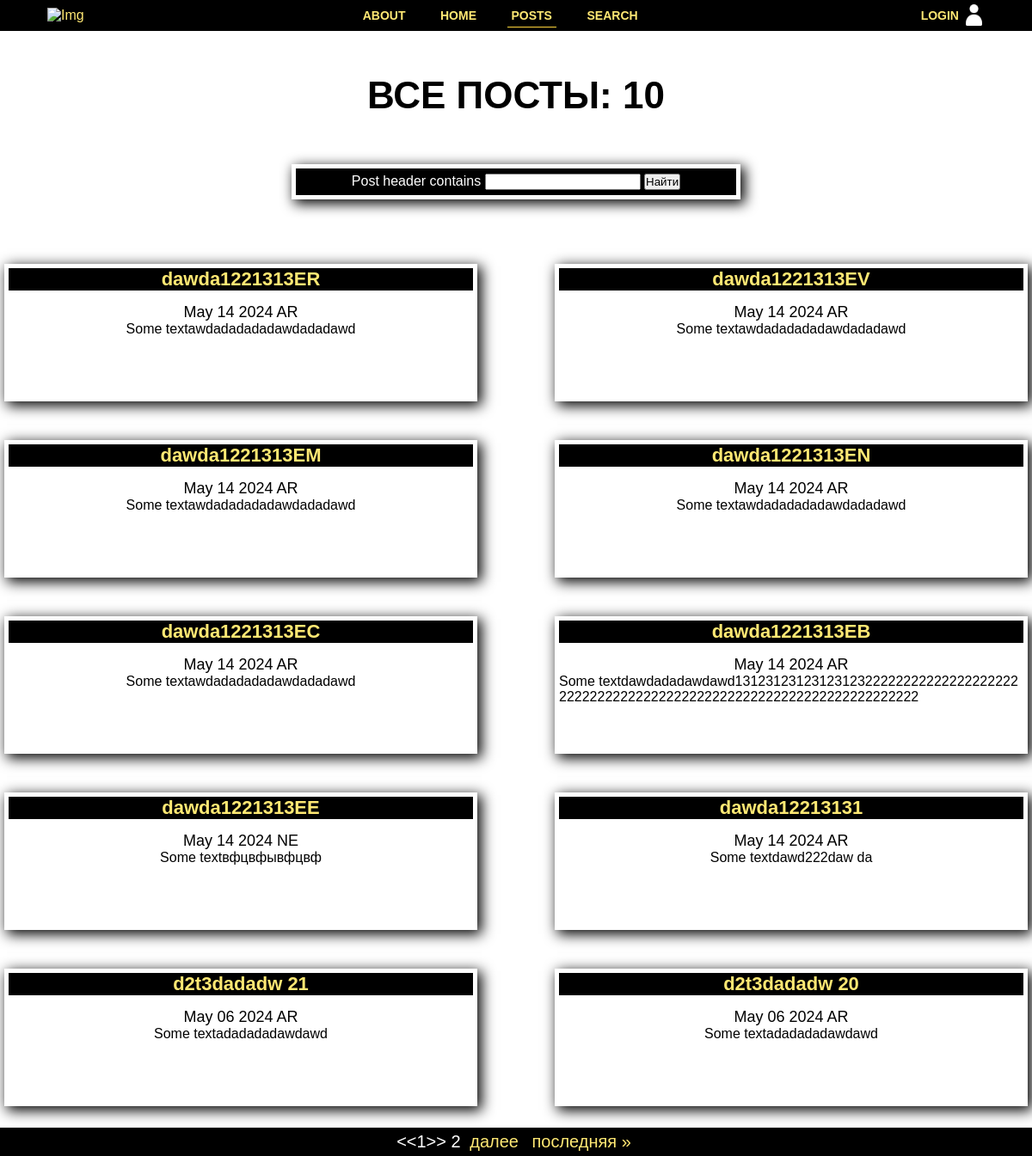
/posts/, run on an earlier commit of the app's database.
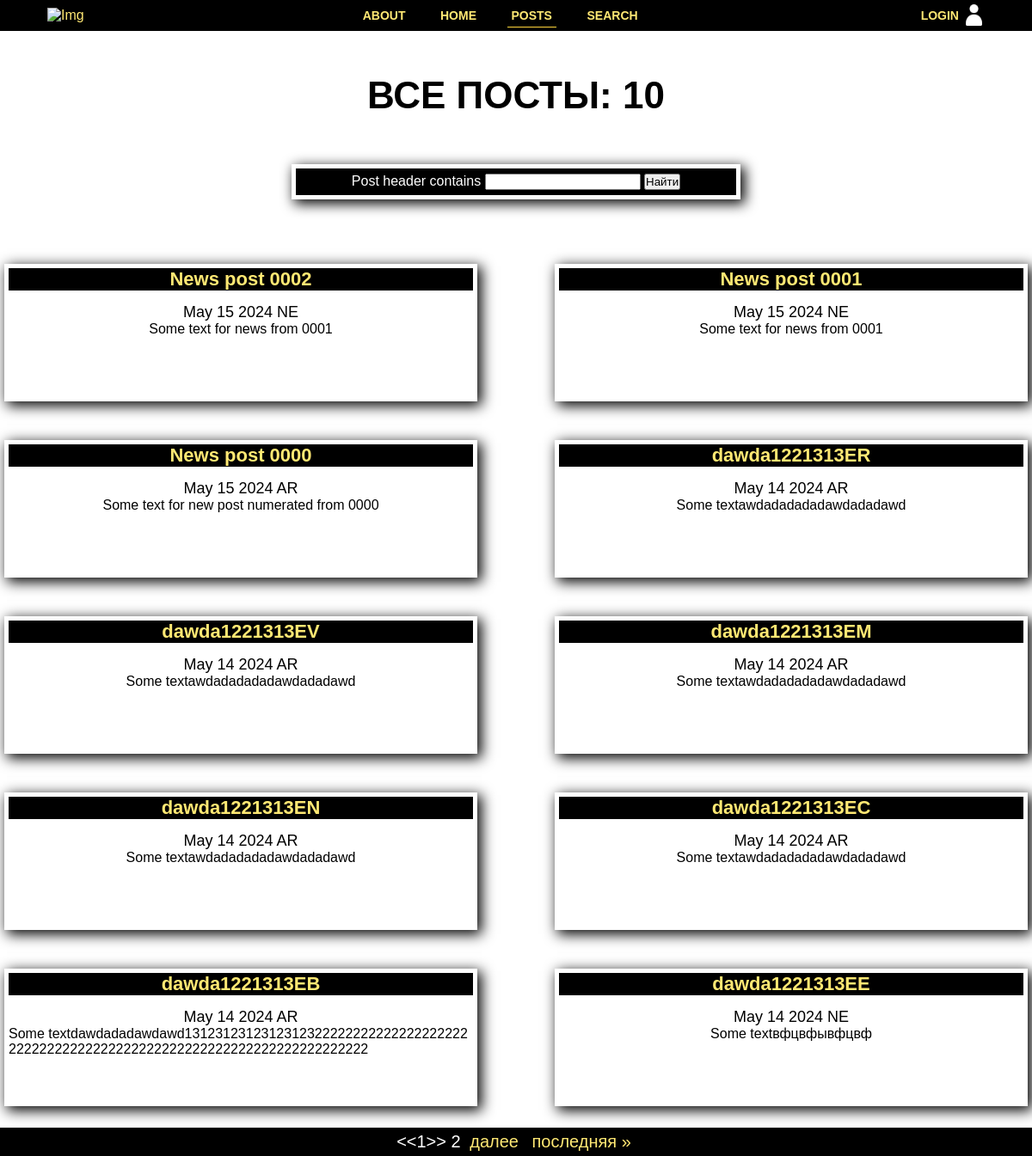
And on a later commit of the database.
### news/models.py (models this page shows, shortened)
class Post(models.Model):
    class PostType(models.TextChoices):
        news = 'NE', _('Новость')
        article = 'AR', _('Статья')
    author = models.ForeignKey(Author, on_delete=models.CASCADE)
    choise = models.CharField(
        max_length=2,
        choices=PostType,
        default=PostType.news
    )
    creation_date = models.DateTimeField(auto_now_add=True)
    post_header = models.CharField(max_length=64)
    post_text = models.TextField(default='Some text', max_length=512)
    rating = models.IntegerField(default=0)
    category = models.ManyToManyField(Category, through='PostCategory')

### news/views.py (the view)
# urls.py: path('', PostsList.as_view(), name='posts'),
class PostsList(ListView):
    model = Post
    ordering = '-creation_date'
    template_name = 'posts.html'
    context_object_name = 'posts'
    paginate_by = 10
    def get_queryset(self):
        queryset = super().get_queryset()
        self.filterset = PostSearchFilter(self.request.GET, queryset)
        return self.filterset.qs
    def get_context_data(self, **kwargs):
        context = super().get_context_data(**kwargs)
        context['filterset'] = self.filterset
        return context

### news/templatetags/custom_filters.py (called while the page is built)
@register.filter()
def censor(value: str):
    try:
        if type(value) is str:
            for word in BAD_WORDS:
                if word in value:
                    value = value.replace(word, f"{word[0]}"+"*"*(len(word)-1))
                if word.capitalize() in value:
                    value = value.replace(word.capitalize(), f"{word.capitalize()[0]}"+"*"*(len(word)-1))
        else:
            raise ValueError
    except ValueError:
        print('error while filtering')
    finally:
        return value

### news/templatetags/custom_tags.py (called while the page is built)
@register.simple_tag(takes_context=True)
def url_replace(context, **kwargs):
   d = context['request'].GET.copy()
   for k, v in kwargs.items():
       d[k] = v
   return d.urlencode()

### templates/posts.html (shortened to what this page needs)
{% extends 'flatpages/default.html' %}
{% load custom_filters %}
{% load custom_tags %}
{% block title %}
    <h1>Все посты: {{posts.count}}</h1>
{% endblock title %}
{% block content %}
    <div class="news-form">
        <form class="news-search" action="" method="get" >
            {{ filterset.form.post_header.label}}
            {{ filterset.form.post_header}}
            <input type="submit" value="Найти" />
        </form>
    </div>
    {% if posts %}
    <div class="posts-container">
        {% for post in posts %}
            <div {% if forloop.last and not posts.count|divisibleby:2 %} class="posts long"{% else %} class="posts" {% endif %}>
             <h1 class="posts-header"><a href={{post.id}}>{{ post.post_header}}</a></h1>
                <span style="font-size: 18px;">{{ post.creation_date|date:'M d Y'}} {{post.choise}}</span>
                <p style="word-break: break-all;">{{ post.post_text|truncatewords:30|censor }}</p>
            </div>
        {% endfor %}
    </div>
    {% endif %}
{% endblock content %}

What changed in the data, as far as the page shows it:
no longer on this page (row unchanged): Post: post_header "dawda12213131", creation_date "May 14 2024", choise "AR", post_text|censor "Some textdawd222daw da"
no longer on this page (row unchanged): Post: post_header "d2t3dadadw 21", creation_date "May 06 2024", choise "AR", post_text|censor "Some textadadadadawdawd"
no longer on this page (row unchanged): Post: post_header "d2t3dadadw 20", creation_date "May 06 2024", choise "AR", post_text|censor "Some textadadadadawdawd"
added Post: post_header "News post 0002", creation_date "May 15 2024", choise "NE", post_text|censor "Some text for news from 0001"
added Post: post_header "News post 0001", creation_date "May 15 2024", choise "NE", post_text|censor "Some text for news from 0001"
added Post: post_header "News post 0000", creation_date "May 15 2024", choise "AR", post_text|censor "Some text for new post numerated from 0000"
